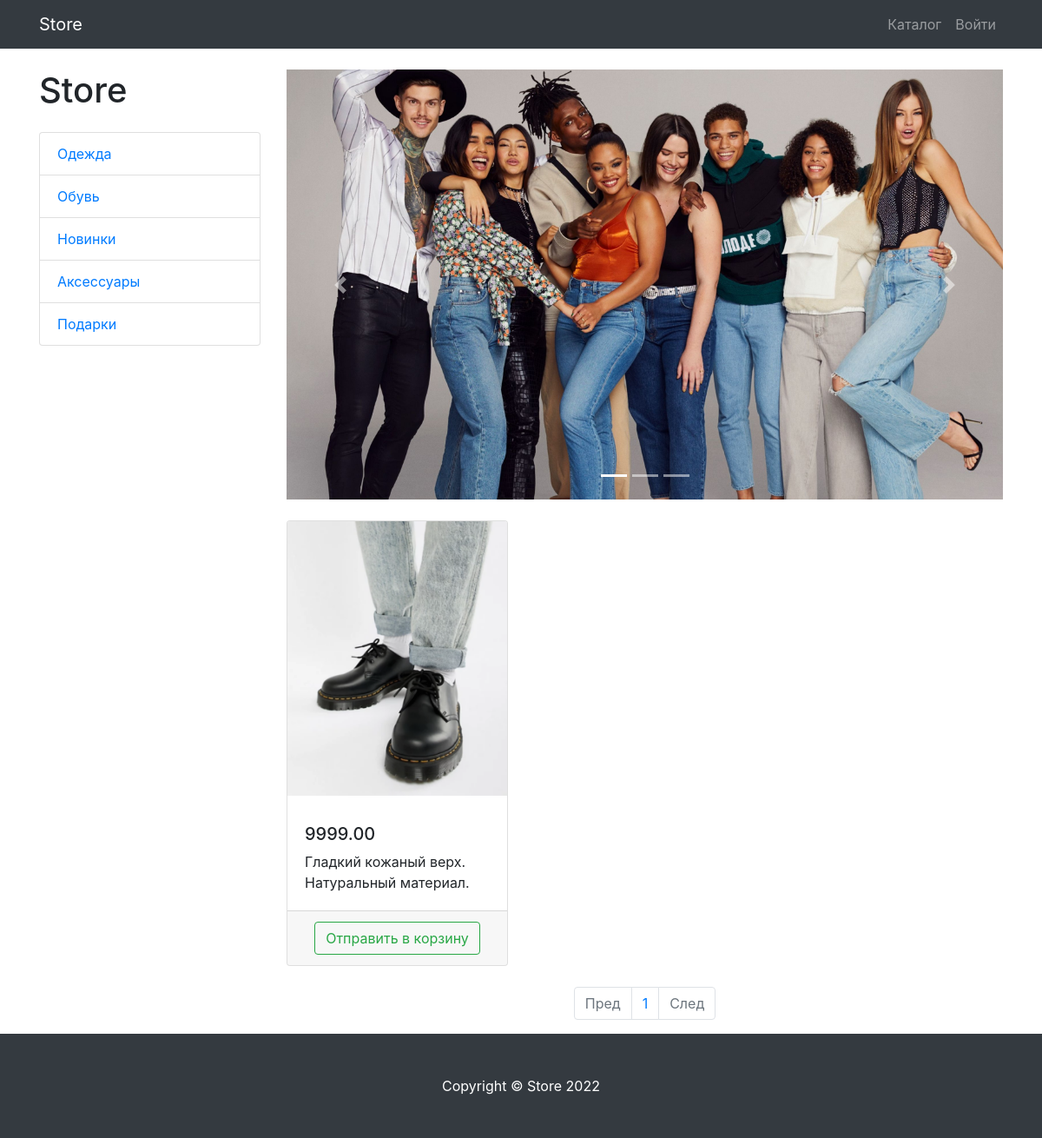
Page /product/category/2/ on the committed database.
### products/models.py (models this page shows, shortened)
class ProductCategory(models.Model):
    name = models.CharField(max_length=128)
    description = models.TextField(null=True,blank=True)
    class Meta:
        verbose_name = 'Category'
        verbose_name_plural = 'Categories'

class Product(models.Model):
    name = models.CharField(max_length=250)
    description = models.TextField()
    price = models.DecimalField(max_digits=6,decimal_places=2)
    quantity = models.PositiveIntegerField(default=0)
    image = models.ImageField(upload_to='products_images')
    category = models.ForeignKey(to=ProductCategory,on_delete=models.CASCADE)
    class Meta:
        verbose_name = 'Product'
        verbose_name_plural = 'Products'

### products/views.py (the view)
# urls.py: path('',ProductsListView.as_view(),name='index'),
class ProductsListView(TitleMixin,ListView):
    model = Product
    template_name = 'products/products.html'
    paginate_by = 3
    title = 'Store - Каталог'
    def get_queryset(self):
        queryset = super().get_queryset()
        category_id = self.kwargs.get('category_id')
        return queryset.filter(category_id=category_id) if category_id else queryset
    def get_context_data(self):
        context = super().get_context_data()
        context['categories'] = ProductCategory.objects.all()
        return context

### common/views.py (called while the page is built)
    def get_context_data(self,**kwargs):
        context = super(TitleMixin, self).get_context_data(**kwargs)
        context['title'] = self.title
        return context

### products/context_processors.py (called while the page is built)
def basket(request):
    return {'baskets':Basket.objects.filter(user=request.user) if request.user.is_authenticated else []}

### products/templates/products/products.html (shortened to what this page needs)
{% extends 'products/base.html' %}
{% load static %}
{% block css %}
    <link href= " {% static "vendor/css/products.css"%} " rel="stylesheet">
{% endblock %}
{% block content %}
<div class="container">
    <div class="row">
        <div class="col-lg-3">
            <h1 class="my-4">Store</h1>
            <div class="list-group">
                {% for category in categories %}
                    <a href="{% url 'products:category' category.id %}" class="list-group-item">{{ category.name }}</a>
                {% endfor %}
            </div>
        </div>
        <div class="col-lg-9">
            <div id="carouselExampleIndicators" class="carousel slide my-4" data-ride="carousel">
                <ol class="carousel-indicators">
                    <li data-target="#carouselExampleIndicators" data-slide-to="0" class="active"></li>
                    <li data-target="#carouselExampleIndicators" data-slide-to="1"></li>
                    <li data-target="#carouselExampleIndicators" data-slide-to="2"></li>
                </ol>
                <div class="carousel-inner" role="listbox">
                    <div class="carousel-item active">
                        <img class="d-block img-fluid" src=" {% static "vendor/img/slides/slide-1.jpg" %}" alt="First slide">
                    </div>
                </div>
                <a class="carousel-control-prev" href="#carouselExampleIndicators" role="button" data-slide="prev">
                    <span class="carousel-control-prev-icon" aria-hidden="true"></span>
                </a>
                <a class="carousel-control-next" href="#carouselExampleIndicators" role="button" data-slide="next">
                    <span class="carousel-control-next-icon" aria-hidden="true"></span>
                </a>
            </div>
            <div class="row">
                {% for product in object_list %}
                <div class="col-lg-4 col-md-6 mb-4">
                    <div class="card h-100">
                        <a href="#">
                            <img class="card-img-top"
                                 src={{ product.image.url }}
                                 alt="">
                        </a>
                        <div class="card-body">
                            <h5>{{ product.price }}</h5>
                            <p class="card-text">{{ product.description }}</p>
                        </div>
                        <div class="card-footer text-center">
                            <a class="btn btn-outline-success" href="{% url 'products:basket_add'  product.id %}" >
                                Отправить в корзину
                            </a>
                        </div>
                    </div>
                </div>
                {% endfor %}
            </div>
            <nav aria-label="Page navigation example">
                <ul class="pagination justify-content-center">
                    <li class="page-item  {% if not page_obj.has_previous %} disabled{% endif %}">
                        <a class="page-link" href="{% if  page_obj.has_previous %}{% url 'products:paginator' page_obj.previous_page_number%} {% else %} '#'{% endif %}" tabindex="-1" aria-disabled="true">Пред</a>
                    </li>
                    {% for page in page_obj.paginator.page_range %}
                        <li class="page-item"><a class="page-link" href="{% url "products:paginator" page %}">{{ page }}</a></li>
                    {% endfor %}
                    <li class="page-item {% if not page_obj.has_next %} disabled{% endif %}">
                        <a class="page-link" href="{% if page_obj.has_next %}{% url 'products:paginator' page_obj.next_page_number %}{% else %} '#'{% endif %}">След</a>
                    </li>
                </ul>
            </nav>
        </div>
    </div>
</div>
{% endblock %}
{% block footer %}
<footer class="py-5 bg-dark">
    <div class="container">
        <p class="m-0 text-center text-white">Copyright &copy; Store 2022</p>
    </div>
</footer>
{% endblock %}

### rows in the picture
ProductCategory: name "Одежда"
ProductCategory: name "Обувь"
ProductCategory: name "Новинки"
ProductCategory: name "Аксессуары"
ProductCategory: name "Подарки"
Product: image (picture), price "9999.00", description "Гладкий кожаный верх. Натуральный материал."

### other values in the picture
{{ page }} "1"
